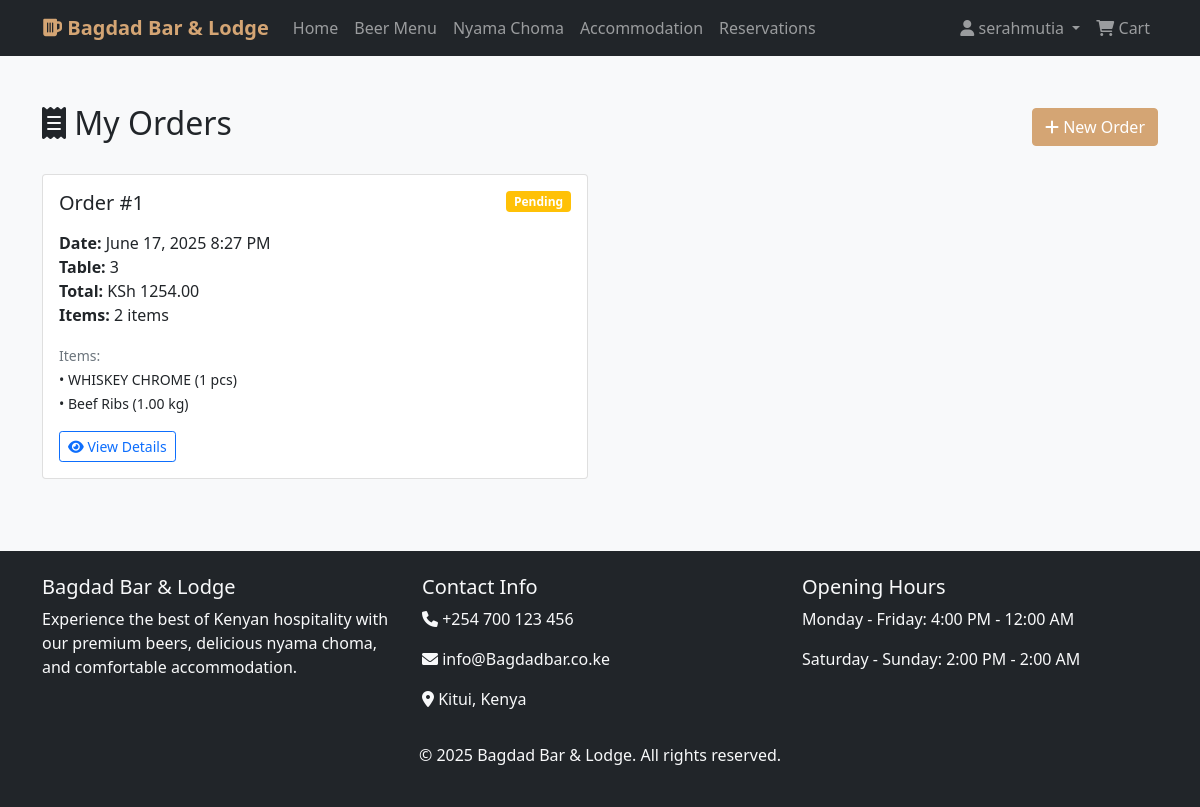
The page /orders/my-orders/ (signed in) on the database its author committed.
### orders/models.py (models this page shows, shortened)
class Order(models.Model):
    ORDER_STATUS = [
        ('pending', 'Pending'),
        ('confirmed', 'Confirmed'),
        ('preparing', 'Preparing'),
        ('ready', 'Ready'),
        ('delivered', 'Delivered'),
        ('cancelled', 'Cancelled'),
    ]
    customer_name = models.CharField(max_length=100)
    customer_phone = models.CharField(max_length=15)
    customer_email = models.EmailField()
    table_number = models.IntegerField(null=True, blank=True)
    status = models.CharField(max_length=20, choices=ORDER_STATUS, default='pending')
    total_amount = models.DecimalField(max_digits=10, decimal_places=2, default=0)
    created_at = models.DateTimeField(auto_now_add=True)
    updated_at = models.DateTimeField(auto_now=True)
    notes = models.TextField(blank=True)
    user = models.ForeignKey(User, on_delete=models.SET_NULL, null=True, blank=True)
    class Meta:
        ordering = ['-created_at']

class OrderItem(models.Model):
    order = models.ForeignKey(Order, related_name='items', on_delete=models.CASCADE)
    beer = models.ForeignKey(Beer, null=True, blank=True, on_delete=models.CASCADE)
    nyama_choma = models.ForeignKey(NyamaChoma, null=True, blank=True, on_delete=models.CASCADE)
    quantity = models.IntegerField(default=1)
    weight_kg = models.DecimalField(max_digits=5, decimal_places=2, null=True, blank=True)  # For nyama choma
    unit_price = models.DecimalField(max_digits=8, decimal_places=2)
    notes = models.TextField(blank=True)
    def get_item_name(self):
        if self.beer:
            return f"{self.beer.brand} {self.beer.name}"
        elif self.nyama_choma:
            return self.nyama_choma.name
        return "Unknown Item"

### bar_app/models.py (models this page shows, shortened)
class Beer(models.Model):
    BEER_TYPES = [
        ('lager', 'Lager'),
        ('ale', 'Ale'),
        ('stout', 'Stout'),
        ('pilsner', 'Pilsner'),
        ('wheat', 'Wheat Beer'),
        ('ipa', 'IPA'),
    ]
    name = models.CharField(max_length=100)
    brand = models.CharField(max_length=100)
    beer_type = models.CharField(max_length=20, choices=BEER_TYPES)
    alcohol_content = models.DecimalField(max_digits=4, decimal_places=2)
    price = models.DecimalField(max_digits=8, decimal_places=2)
    description = models.TextField()
    image = models.ImageField(upload_to='beers/', blank=True)
    in_stock = models.BooleanField(default=True)
    category = models.ForeignKey(Category, on_delete=models.CASCADE, related_name='beers')
    created_at = models.DateTimeField(auto_now_add=True)
    class Meta:
        ordering = ['-created_at']

class NyamaChoma(models.Model):
    MEAT_TYPES = [
        ('beef', 'Beef'),
        ('goat', 'Goat'),
        ('chicken', 'Chicken'),
        ('pork', 'Pork'),
        ('fish', 'Fish'),
        ('mutton', 'Mutton'),
    ]
    name = models.CharField(max_length=100)
    meat_type = models.CharField(max_length=20, choices=MEAT_TYPES)
    price_per_kg = models.DecimalField(max_digits=8, decimal_places=2)
    description = models.TextField()
    image = models.ImageField(upload_to='nyama_choma/', blank=True)
    available = models.BooleanField(default=True)
    spice_level = models.IntegerField(choices=[(i, i) for i in range(1, 6)], default=3)
    class Meta:
        ordering = ['name']

### orders/views.py (the view)
# urls.py: path('my-orders/', views.my_orders, name='my_orders'),
@login_required
def my_orders(request):
    orders = Order.objects.filter(user=request.user).order_by('-created_at')
    paginator = Paginator(orders, 10)
    page_number = request.GET.get('page')
    page_obj = paginator.get_page(page_number)
    context = {'page_obj': page_obj}
    return render(request, 'orders/my_orders.html', context)

### templates/orders/my_orders.html (shortened to what this page needs)
{% extends 'base.html' %}
{% block content %}
<div class="container my-5">
    <div class="d-flex justify-content-between align-items-center mb-4">
        <h2><i class="fas fa-receipt"></i> My Orders</h2>
        <a href="{% url 'bar_app:beer_menu' %}" class="btn btn-primary">
            <i class="fas fa-plus"></i> New Order
        </a>
    </div>
    {% if page_obj %}
        <div class="row">
            {% for order in page_obj %}
            <div class="col-md-6 mb-4">
                <div class="card">
                    <div class="card-body">
                        <div class="d-flex justify-content-between align-items-start mb-2">
                            <h5 class="card-title">Order #{{ order.id }}</h5>
                            <span class="badge bg-{% if order.status == 'delivered' %}success{% elif order.status == 'cancelled' %}danger{% elif order.status == 'ready' %}info{% else %}warning{% endif %}">
                                {{ order.get_status_display }}
                            </span>
                        </div>
                        <p class="card-text">
                            <strong>Date:</strong> {{ order.created_at|date:"F d, Y g:i A" }}<br>
                            {% if order.table_number %}
                                <strong>Table:</strong> {{ order.table_number }}<br>
                            {% endif %}
                            <strong>Total:</strong> KSh {{ order.total_amount|floatformat:2 }}<br>
                            <strong>Items:</strong> {{ order.items.count }} item{{ order.items.count|pluralize }}
                        </p>
                        <div class="mt-3">
                            <small class="text-muted">Items:</small><br>
                            {% for item in order.items.all|slice:":3" %}
                                <small>• {{ item.get_item_name }}
                                {% if item.beer %}
                                    ({{ item.quantity }} pcs)
                                {% elif item.nyama_choma %}
                                    ({{ item.weight_kg }} kg)
                                {% endif %}
                                </small><br>
                            {% endfor %}
                        </div>
                        <div class="mt-3">
                            <a href="{% url 'orders:order_detail' order.id %}" class="btn btn-outline-primary btn-sm">
                                <i class="fas fa-eye"></i> View Details
                            </a>
                        </div>
                    </div>
                </div>
            </div>
            {% endfor %}
        </div>
    {% endif %}
</div>
{% endblock %}

### templates/base.html (shortened to what this page needs)
<!DOCTYPE html>
<html lang="en">
<head>
    <link href="https://cdn.jsdelivr.net/npm/bootstrap@5.1.3/dist/css/bootstrap.min.css" rel="stylesheet">
    <link href="https://cdnjs.cloudflare.com/ajax/libs/font-awesome/6.0.0/css/all.min.css" rel="stylesheet">
</head>
<body>
    <nav class="navbar navbar-expand-lg navbar-dark bg-dark">
        <div class="container">
            <a class="navbar-brand" href="{% url 'bar_app:home' %}">
                <i class="fas fa-beer"></i> Bagdad Bar & Lodge
            </a>
            <div class="collapse navbar-collapse" id="navbarNav">
                <ul class="navbar-nav me-auto">
                    <li class="nav-item">
                        <a class="nav-link" href="{% url 'bar_app:home' %}">Home</a>
                    </li>
                    <li class="nav-item">
                        <a class="nav-link" href="{% url 'bar_app:beer_menu' %}">Beer Menu</a>
                    </li>
                    <li class="nav-item">
                        <a class="nav-link" href="{% url 'bar_app:nyama_menu' %}">Nyama Choma</a>
                    </li>
                    <li class="nav-item">
                        <a class="nav-link" href="{% url 'accommodation:room_list' %}">Accommodation</a>
                    </li>
                    <li class="nav-item">
                        <a class="nav-link" href="{% url 'bar_app:reservation' %}">Reservations</a>
                    </li>
                </ul>
                <ul class="navbar-nav">
                    {% if user.is_authenticated %}
                        <li class="nav-item dropdown">
                            <a class="nav-link dropdown-toggle" href="#" id="navbarDropdown" role="button" data-bs-toggle="dropdown">
                                <i class="fas fa-user"></i> {{ user.first_name|default:user.username }}
                            </a>
                        </li>
                    {% endif %}
                    <li class="nav-item">
                        <a class="nav-link position-relative" href="{% url 'orders:view_cart' %}">
                            <i class="fas fa-shopping-cart"></i> Cart
                        </a>
                    </li>
                </ul>
            </div>
        </div>
    </nav>
    <main>
        {% block content %}
        {% endblock %}
    </main>
    <footer class="bg-dark text-light py-4 mt-5">
        <div class="container">
            <div class="row">
                <div class="col-md-4">
                    <h5>Bagdad Bar & Lodge</h5>
                    <p>Experience the best of Kenyan hospitality with our premium beers, delicious nyama choma, and comfortable accommodation.</p>
                </div>
                <div class="col-md-4">
                    <h5>Contact Info</h5>
                    <p><i class="fas fa-phone"></i> +254 700 123 456</p>
                    <p><i class="fas fa-envelope"></i> info@Bagdadbar.co.ke</p>
                    <p><i class="fas fa-map-marker-alt"></i> Kitui, Kenya</p>
                </div>
                <div class="col-md-4">
                    <h5>Opening Hours</h5>
                    <p>Monday - Friday: 4:00 PM - 12:00 AM</p>
                    <p>Saturday - Sunday: 2:00 PM - 2:00 AM</p>
                </div>
            </div>
            <div class="row mt-3">
                <div class="col-12 text-center">
                    <p>&copy; 2025 Bagdad Bar & Lodge. All rights reserved.</p>
                </div>
            </div>
        </div>
    </footer>
</body>
</html>

### templates/base.html (style rules this page uses)
.navbar-brand { font-weight: bold; color: #d4a574 !important; }
.btn-primary { background-color: #d4a574; border-color: #d4a574; }
body { background-color: #f8f9fa; }

### rows shown on the page
Order: id "1", status "Pending", created_at "June 17, 2025 8:27 PM", table_number "3", total_amount "1254.00", items.count "2"
OrderItem: get_item_name "WHISKEY CHROME", quantity "1"
OrderItem: get_item_name "Beef Ribs", weight_kg "1.00"

### other values the page prints
{{ user.first_name|default:user.username }} "serahmutia"
